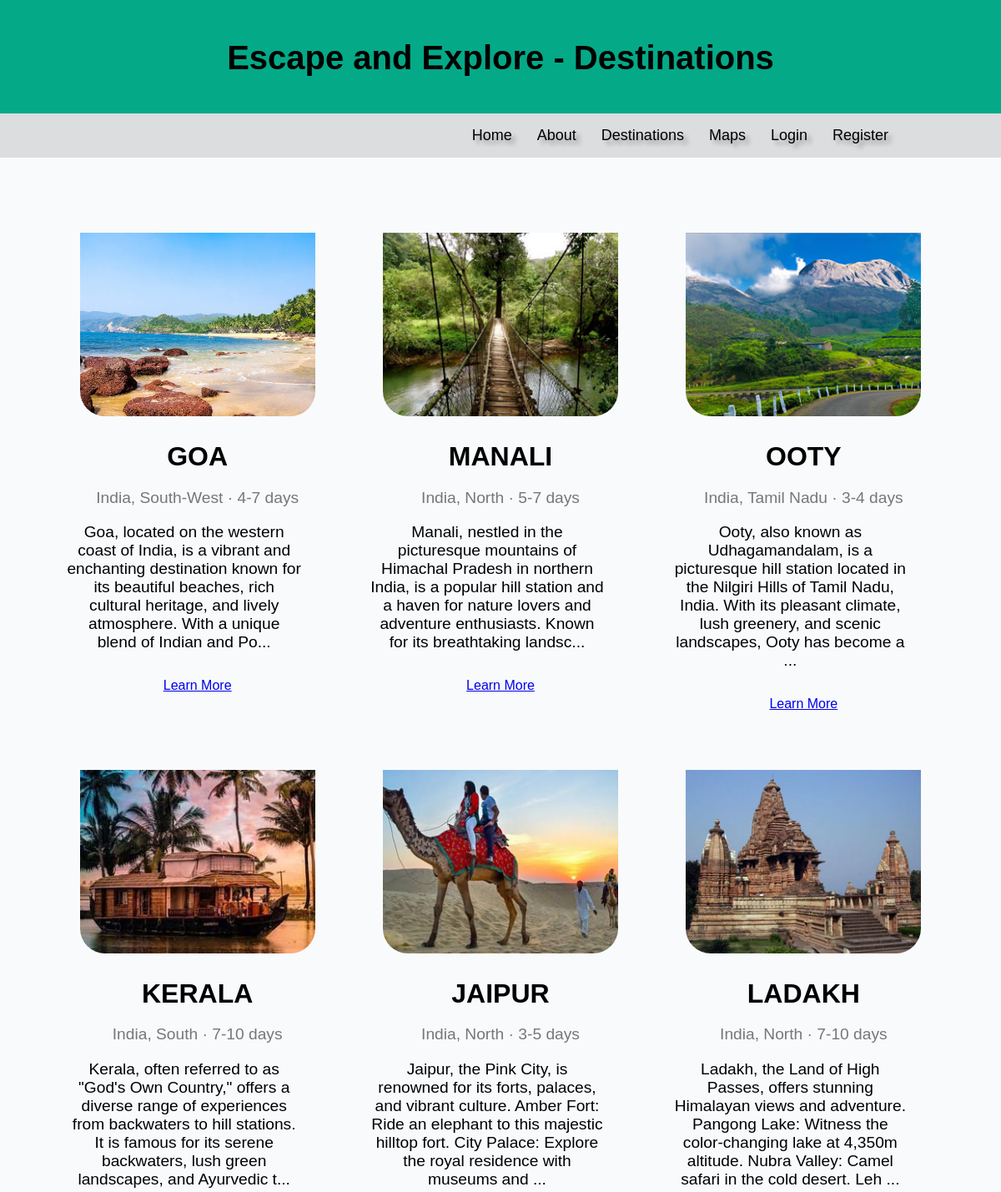
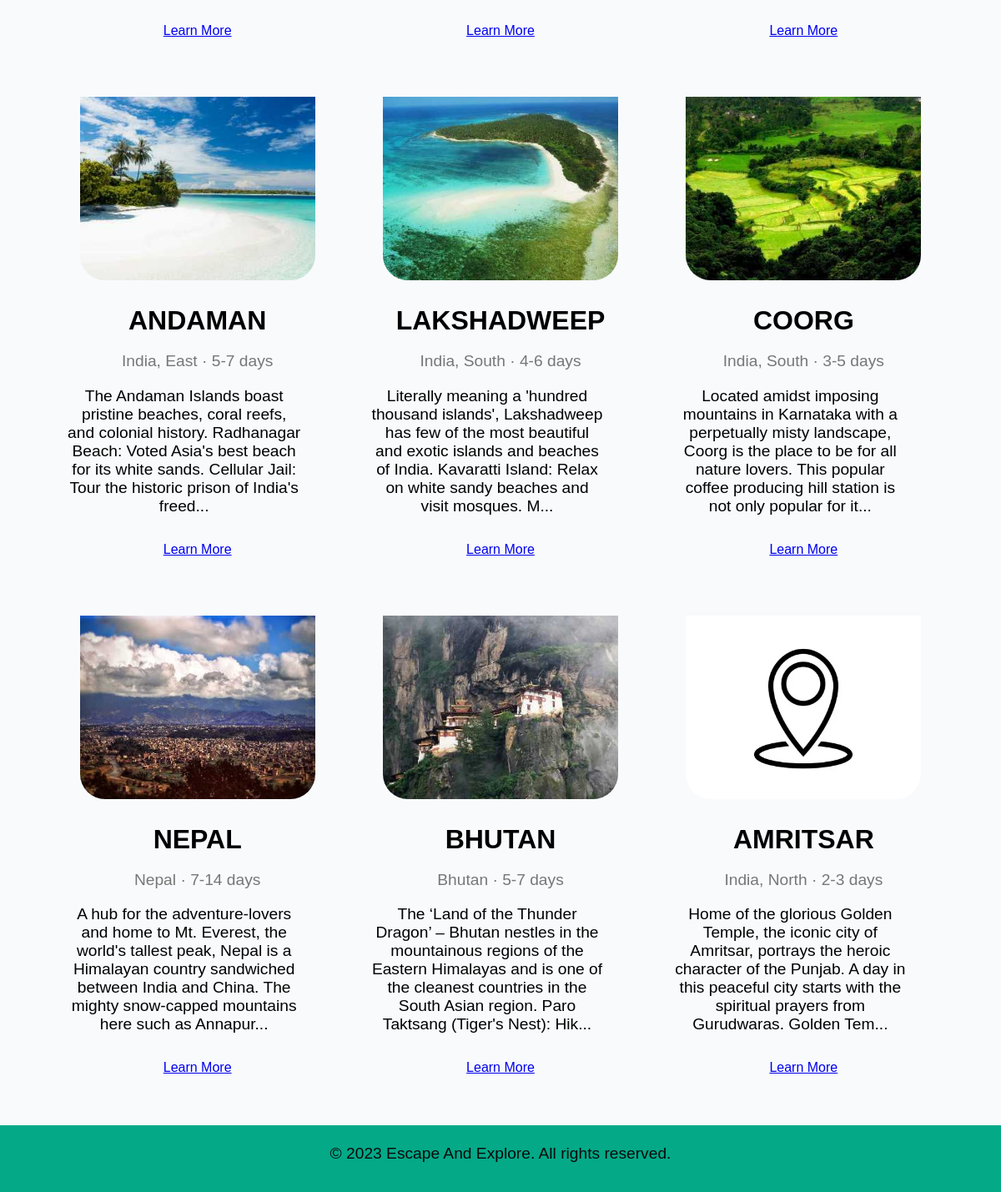
Page /packages on the committed database (2 pictures, top to bottom).
### app.py (models this page shows)
class Package(db.Model):
    id = db.Column(db.Integer, primary_key=True)
    name = db.Column(db.String(150), nullable=False)
    description = db.Column(db.Text, nullable=False)
    image = db.Column(db.String(150), nullable=False)
    location = db.Column(db.String(150))
    duration = db.Column(db.String(50))
    best_time = db.Column(db.String(50))
    activities = db.Column(db.Text)
    bookings = db.relationship('Booking', backref='package', lazy=True)
    buses = db.relationship('Bus', backref='package', lazy=True)

### app.py (the view)
@app.route('/packages')
def packages():
    packages = Package.query.all()
    return render_template('packages.html', packages=packages)

### app.py (called while the page is built, shortened)
@app.context_processor
def inject_user():
    return {
        'is_authenticated': False,
        'current_user': None
    }

### templates/packages.html (shortened to what this page needs)
<!DOCTYPE html>
<html>
<head>
  <link rel="stylesheet" type="text/css" href="style.css" />
</head>
<body>
  <header>
    <h1>Escape and Explore - Destinations</h1>
  </header>
  <div class="nav">
    <div class="nav-menu">
      <ul>
        <li><a href="{{ url_for('index') }}">Home</a></li>
        <li><a href="#about">About</a></li>
        <li><a href="{{ url_for('packages') }}">Destinations</a></li>
        <li><a href="{{ url_for('maps') }}">Maps</a></li>
        {% if not is_authenticated %}
        <li><a href="{{ url_for('login') }}">Login</a></li>
        <li><a href="{{ url_for('register') }}">Register</a></li>
        {% else %}
        <li><a href="{{ url_for('mybookings') }}">My Bookings</a></li>
        <li><a href="{{ url_for('logout') }}">Logout</a></li>
        {% endif %}
      </ul>
    </div>
  </div>
  <div class="container">
    <div class="destination">
      {% for package in packages %}
      <div class="destination-item">
        <a href="{{ url_for('destination_detail', package_id=package.id) }}">
          <img src="{{ url_for('static', filename='images/' ~ package.image) }}" alt="{{ package.name }}" class="destination-image">
        </a>
        <h2 class="destination-title">{{ package.name }}</h2>
        <p class="destination-meta">{{ package.location or '' }} &middot; {{ package.duration or '' }}</p>
        <p class="destination-description">{{ package.description[:200] }}{% if package.description|length > 200 %}...{% endif %}</p>
        <div class="destination-actions">
          <a href="{{ url_for('destination_detail', package_id=package.id) }}" class="cta-button">Learn More</a>
        </div>
      </div>
      {% endfor %}
    </div>
  </div>
  <footer>
    <p>&copy; 2023 Escape And Explore. All rights reserved.</p>
  </footer>
</body>
</html>

### static/css/style.css (style rules this page uses)
body { font-family: Arial, sans-serif; margin: 0; padding: 0; background-color: rgb(248, 250, 252); }
.nav { width: 100%; background-color: #f8f7f741; display: flex; justify-content:end; padding: 0 10%; align-items: center; }
.nav-menu ul { display: flex; list-style:none; }
.nav-menu ul a { text-decoration: none; color: #000; text-shadow: 5px 5px 5px rgba(0,0,0,0.3); font-size: 18px; margin: 0 15px; transition: color .4s; }
h1 { font-family: 'Trebuchet MS', 'Lucida Sans Unicode', 'Lucida Grande', 'Lucida Sans', Arial, sans-serif; font-size: 4rem; margin-bottom: 2rem; }
.container { max-width: 1200px; margin: 0 auto; padding: 20px; }
h2 { font-size: 2rem; margin-bottom: 1rem; }
p { font-size: 1.2rem; margin-bottom: 2rem; }
footer { background-color:rgb(4, 169, 136); color: #fff; padding: 3px; text-align: center; }
header { background-color:rgb(4, 169, 136); color:black; padding: 20px; text-align: center; }
.destination { top: 5px; text-align: center; display:grid ; grid-template-columns:repeat(auto-fit, minmax(300px, 1fr)); padding: 30px 50px; grid-column-gap: 30px; grid-row-gap: 30px; }
.destination-image { width: 90%; height: 250px; object-fit: cover; padding-top: 30px; cursor:pointer; border-radius: 30px; }
.destination-description { flex: 1; margin-right: 2rem; color:black; }
.destination-title { font-size: 2rem; margin-bottom: 1rem; }
.destination-meta { font-size: 1.2rem; color: #777; margin-bottom: 1rem; }
* { box-sizing: border-box; }
.destination-item { text-align: center; padding: 10px; break-inside: avoid; }
.destination { padding: 20px 20px; grid-column-gap: 20px; grid-row-gap: 20px; }

### templates/packages.html (style rules this page uses)
body { font-family: Arial, sans-serif; margin: 0; padding: 0; }
header { background-color:rgb(4, 169, 136); color:black; padding: 20px; text-align: center; }
.nav { background-color: #44444429; display: flex; justify-content:end; align-items: center; }
.nav-menu ul { display: flex; list-style:none; }
.nav-menu ul a { text-decoration: none; color: #000; text-shadow: 5px 5px 5px rgba(0,0,0,0.3); font-size: 18px; margin: 0 15px; transition: color .4s; }
.container { max-width: 1200px; margin: 0 auto; padding: 20px; }
h1 { font-size: 2.5rem; margin-bottom: 1.5rem; }
.destination { top: 5px; text-align: center; display:grid ; grid-template-columns:repeat(3,1fr); padding: 30px 50px; grid-column-gap: 30px; }
.destination-image { width: 90%; height: 250px; object-fit: cover; padding-top: 30px; cursor:pointer; border-radius: 30px; }
.destination-description { flex: 1; margin-right: 2rem; color:black; }
.destination-title { font-size: 2rem; margin-bottom: 1rem; }
.destination-meta { font-size: 1.2rem; color: #777; margin-bottom: 1rem; }
footer { background-color:rgb(4, 169, 136); color: #0a0a0a; padding: 3px; text-align: center; }

### rows in the picture
Package: image (picture), name "GOA", location "India, South-West", duration "4-7 days", description "Goa, located on the western coast of India, is a vibrant and enchanting destination known for its beautiful beaches, rich cultural heritage, and lively atmosphere. With a unique blend of Indian and Po"
Package: image (picture), name "MANALI", location "India, North", duration "5-7 days", description "Manali, nestled in the picturesque mountains of Himachal Pradesh in northern India, is a popular hill station and a haven for nature lovers and adventure enthusiasts. Known for its breathtaking landsc"
Package: image (picture), name "OOTY", location "India, Tamil Nadu", duration "3-4 days", description "Ooty, also known as Udhagamandalam, is a picturesque hill station located in the Nilgiri Hills of Tamil Nadu, India. With its pleasant climate, lush greenery, and scenic landscapes, Ooty has become a"
Package: image (picture), name "KERALA", location "India, South", duration "7-10 days", description "Kerala, often referred to as \"God's Own Country,\" offers a diverse range of experiences from backwaters to hill stations. It is famous for its serene backwaters, lush green landscapes, and Ayurvedic t"
Package: image (picture), name "JAIPUR", location "India, North", duration "3-5 days", description "Jaipur, the Pink City, is renowned for its forts, palaces, and vibrant culture. Amber Fort: Ride an elephant to this majestic hilltop fort. City Palace: Explore the royal residence with museums and"
Package: image (picture), name "LADAKH", location "India, North", duration "7-10 days", description "Ladakh, the Land of High Passes, offers stunning Himalayan views and adventure. Pangong Lake: Witness the color-changing lake at 4,350m altitude. Nubra Valley: Camel safari in the cold desert. Leh"
Package: image (picture), name "ANDAMAN", location "India, East", duration "5-7 days", description "The Andaman Islands boast pristine beaches, coral reefs, and colonial history. Radhanagar Beach: Voted Asia's best beach for its white sands. Cellular Jail: Tour the historic prison of India's freed"
Package: image (picture), name "LAKSHADWEEP", location "India, South", duration "4-6 days", description "Literally meaning a 'hundred thousand islands', Lakshadweep has few of the most beautiful and exotic islands and beaches of India. Kavaratti Island: Relax on white sandy beaches and visit mosques. M"
Package: image (picture), name "COORG", location "India, South", duration "3-5 days", description "Located amidst imposing mountains in Karnataka with a perpetually misty landscape, Coorg is the place to be for all nature lovers. This popular coffee producing hill station is not only popular for it"
Package: image (picture), name "NEPAL", location "Nepal", duration "7-14 days", description "A hub for the adventure-lovers and home to Mt. Everest, the world's tallest peak, Nepal is a Himalayan country sandwiched between India and China. The mighty snow-capped mountains here such as Annapur"
Package: image (picture), name "BHUTAN", location "Bhutan", duration "5-7 days", description "The ‘Land of the Thunder Dragon’ – Bhutan nestles in the mountainous regions of the Eastern Himalayas and is one of the cleanest countries in the South Asian region. Paro Taktsang (Tiger's Nest): Hik"
Package: shows a picture, name "AMRITSAR", location "India, North", duration "2-3 days", description "Home of the glorious Golden Temple, the iconic city of Amritsar, portrays the heroic character of the Punjab. A day in this peaceful city starts with the spiritual prayers from Gurudwaras. Golden Tem"
